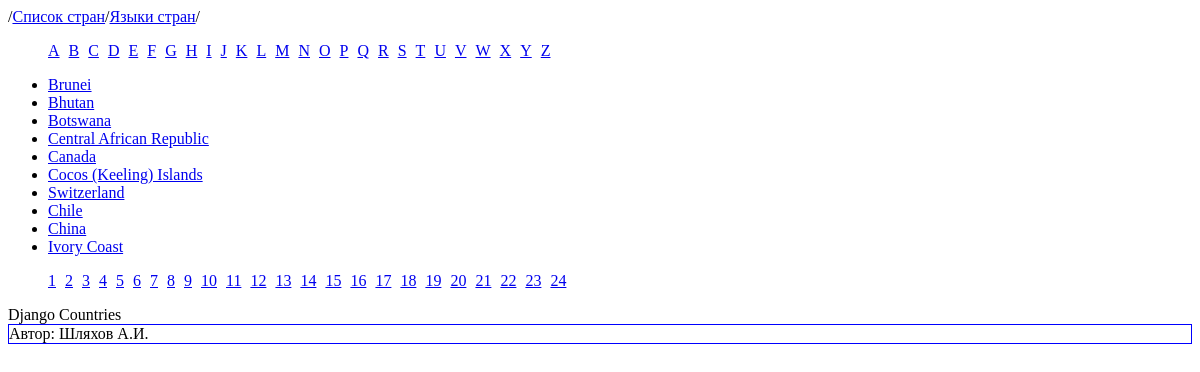
Page /countries-list/?page=4 on the committed database.
### MainApp/models.py (models this page shows)
class Country(models.Model):
    country = models.CharField(max_length=100)
    languages = models.CharField(max_length=200)

### MainApp/views.py (the view)
# urls.py: path('countries-list/', views.countries_list_page, name='countries-list'),
def countries_list_page(request):
    countries = [country.country for country in Country.objects.all()]
    paginator = Paginator(countries, 10)
    page_number = request.GET.get('page')
    page_obj = paginator.get_page(page_number)
    context = {
        "countries": countries,
        "alfabet": ascii_uppercase,
        'page_obj': page_obj,
    }
    return render(request, "countries_list_page.html", context)

### templates/countries_list_page.html (shortened to what this page needs)
{% extends "base_countries_page.html" %}

### templates/base_countries_page.html (shortened to what this page needs)
<!DOCTYPE html>
<html lang="en">
<head>
</head>
<body>
<nav class="menu">
    /<a href="{% url 'countries-list' %}">Список стран</a>/<a href="{% url 'languages-list' %}">Языки стран</a>/
</nav>
<ul class="alfabet">
{% for char in alfabet %}
    <li><a href="/countries-list/alfabet/countries-that-start-with-{{ char }}">{{ char }}</a></li>
{% endfor %}
</ul>
<ul>
{% for country in page_obj %}
    <li><a href="/countries-list/{{ country }}">{{ country }}</a></li>
{% endfor %}
</ul>
<nav>
    <ul class="paginator">
        {% if page_obj.paginator.page_range|length > 1 %}
            {% for p in page_obj.paginator.page_range %}
            <li>
                <a href="?page={{ p }}">{{ p }}</a>
            </li>
            {% endfor %}
        {% endif %}
    </ul>
</nav>
<header>
    Django Countries
</header>
<footer>
    Автор: Шляхов А.И.
</footer>
</body>
</html>

### rows in the picture
Country: page_obj "Brunei"
Country: page_obj "Bhutan"
Country: page_obj "Botswana"
Country: page_obj "Central African Republic"
Country: page_obj "Canada"
Country: page_obj "Cocos (Keeling) Islands"
Country: page_obj "Switzerland"
Country: page_obj "Chile"
Country: page_obj "China"
Country: page_obj "Ivory Coast"

### other values in the picture
{{ char }} "A" "B" "C" "D" "E" "F" "G" "H" "I" "J" "K" "L" "M" "N" "O" "P" "Q" "R" "S" "T" "U" "V" "W" "X" "Y" "Z"
{{ p }} "1" "2" "3" "4" "5" "6" "7" "8" "9" "10" "11" "12" "13" "14" "15" "16" "17" "18" "19" "20" "21" "22" "23" "24"
